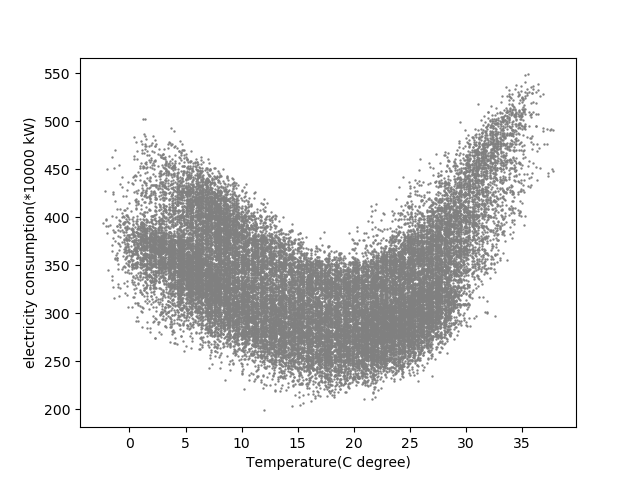

This figure's Python source:
# coding: utf-8
import pandas as pd

# 读取四国电力的用电量
ed = [pd.read_csv(
    'shikoku_electricity_%d.csv' % year,
    skiprows=3,
    names=['DATE', 'TIME', 'consumption'],
    parse_dates={'date_hour': ['DATE', 'TIME']},
    index_col='date_hour')
    for year in [2012, 2013, 2014, 2015, 2016]
]

elec_data = pd.concat(ed)

# 读取气象数据
tmp = pd.read_csv(
    u'47891_高松.csv',
    parse_dates={'date_hour': ["日期"]},
    index_col="date_hour",
    na_values="×"
)

del tmp["时间"]  # 由于不使用［时间］的列，所以删除

# 列的名字中含有日语不好，所以仅把接下来要使用的列的名字修改成英语
columns = {
    "降水量(mm)": "rain",
    "气温(℃)": "temperature",
    "日照时间(h)": "sunhour",
    "湿度(％)": "humid",
}
tmp.rename(columns=columns, inplace=True)

# 将气象数据和电力消费量数据暂且统和并且和时间轴整合，之后再重新划分
takamatsu = elec_data.join(tmp["temperature"]).dropna().values

takamatsu_elec = takamatsu[:, 0:1]
takamatsu_whhr = takamatsu[:, 1:]

# -- 可视化 --
import matplotlib.pyplot as plt

# 生成图表
plt.xlabel('Temperature(C degree)')
plt.ylabel('electricity consumption(*10000 kW)')

# 环境设定
plt.scatter(takamatsu_whhr, takamatsu_elec, s=0.5,
            color="gray", label='electricity consumption(measured)')

plt.savefig('7-5-1-1-graph.png')
